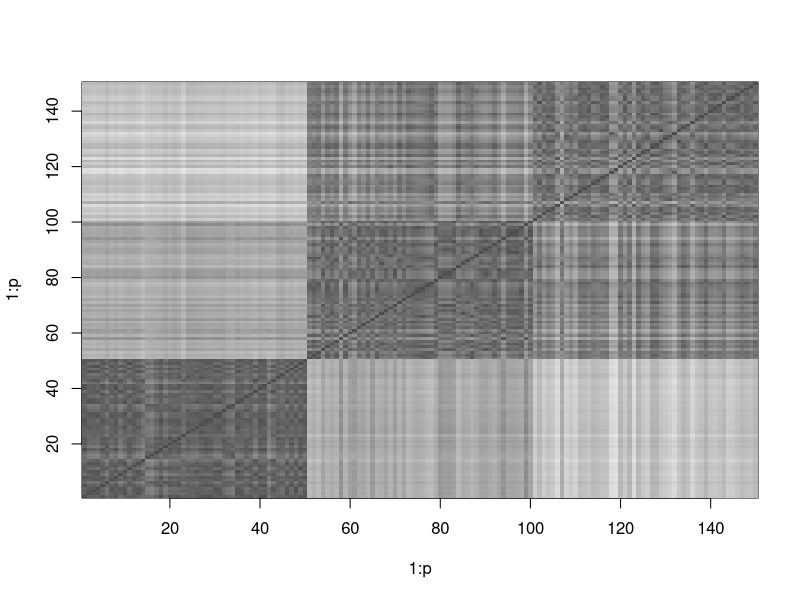

Source code (R):
library(TSP)


### Name: TSP
### Title: Class TSP - Symmetric traveling salesperson problem
### Aliases: TSP as.TSP as.TSP.matrix as.TSP.dist n_of_cities
###   n_of_cities.TSP print.TSP labels.TSP image.TSP
### Keywords: classes

### ** Examples

data("iris")
d <- dist(iris[-5])

## create a TSP
tsp <- TSP(d)
tsp

## use some methods 
n_of_cities(tsp)
labels(tsp)
image(tsp)
